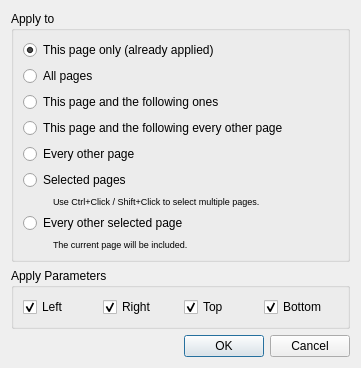
<?xml version="1.0" encoding="UTF-8"?>
<ui version="4.0">
 <class>page_layout::ApplyMarginsDialog</class>
 <widget class="QDialog" name="page_layout::ApplyMarginsDialog">
  <property name="windowModality">
   <enum>Qt::WindowModal</enum>
  </property>
  <property name="geometry">
   <rect>
    <x>0</x>
    <y>0</y>
    <width>361</width>
    <height>350</height>
   </rect>
  </property>
  <layout class="QVBoxLayout" name="verticalLayout_5">
   <item>
    <widget class="QGroupBox" name="groupBox_2">
     <property name="title">
      <string>Apply to</string>
     </property>
     <layout class="QVBoxLayout" name="verticalLayout_2">
      <item>
       <widget class="QRadioButton" name="thisPageRB">
        <property name="text">
         <string>This page only (already applied)</string>
        </property>
        <property name="checked">
         <bool>true</bool>
        </property>
       </widget>
      </item>
      <item>
       <widget class="QRadioButton" name="allPagesRB">
        <property name="text">
         <string>All pages</string>
        </property>
       </widget>
      </item>
      <item>
       <widget class="QRadioButton" name="thisPageAndFollowersRB">
        <property name="text">
         <string>This page and the following ones</string>
        </property>
       </widget>
      </item>
      <item>
       <widget class="QRadioButton" name="thisEveryOtherRB">
        <property name="text">
         <string extracomment="All odd or even pages, depending on the current page being odd or even.">This page and the following every other page</string>
        </property>
       </widget>
      </item>
      <item>
       <widget class="QRadioButton" name="everyOtherRB">
        <property name="text">
         <string extracomment="All odd or even pages, depending on the current page being odd or even.">Every other page</string>
        </property>
       </widget>
      </item>
      <item>
       <widget class="QRadioButton" name="selectedPagesRB">
        <property name="text">
         <string>Selected pages</string>
        </property>
       </widget>
      </item>
      <item>
       <layout class="QHBoxLayout" name="horizontalLayout_2">
        <item>
         <spacer name="horizontalSpacer_5">
          <property name="orientation">
           <enum>Qt::Horizontal</enum>
          </property>
          <property name="sizeType">
           <enum>QSizePolicy::Fixed</enum>
          </property>
          <property name="sizeHint" stdset="0">
           <size>
            <width>30</width>
            <height>0</height>
           </size>
          </property>
         </spacer>
        </item>
        <item>
         <widget class="QLabel" name="selectedPagesHint">
          <property name="font">
           <font>
            <pointsize>7</pointsize>
           </font>
          </property>
          <property name="text">
           <string>Use Ctrl+Click / Shift+Click to select multiple pages.</string>
          </property>
         </widget>
        </item>
       </layout>
      </item>
      <item>
       <widget class="QRadioButton" name="everyOtherSelectedRB">
        <property name="text">
         <string>Every other selected page</string>
        </property>
       </widget>
      </item>
      <item>
       <layout class="QHBoxLayout" name="horizontalLayout_5">
        <item>
         <spacer name="horizontalSpacer_6">
          <property name="orientation">
           <enum>Qt::Horizontal</enum>
          </property>
          <property name="sizeType">
           <enum>QSizePolicy::Fixed</enum>
          </property>
          <property name="sizeHint" stdset="0">
           <size>
            <width>30</width>
            <height>0</height>
           </size>
          </property>
         </spacer>
        </item>
        <item>
         <widget class="QLabel" name="everyOtherSelectedHint">
          <property name="font">
           <font>
            <pointsize>7</pointsize>
           </font>
          </property>
          <property name="text">
           <string>The current page will be included.</string>
          </property>
         </widget>
        </item>
       </layout>
      </item>
     </layout>
    </widget>
   </item>
   <item>
    <widget class="QGroupBox" name="marginsToApplyGroup">
     <property name="title">
      <string>Apply Parameters</string>
     </property>
     <layout class="QHBoxLayout" name="horizontalLayout_margins">
      <item>
       <widget class="QCheckBox" name="applyLeftCB">
        <property name="text">
         <string>Left</string>
        </property>
        <property name="checked">
         <bool>true</bool>
        </property>
       </widget>
      </item>
      <item>
       <widget class="QCheckBox" name="applyRightCB">
        <property name="text">
         <string>Right</string>
        </property>
        <property name="checked">
         <bool>true</bool>
        </property>
       </widget>
      </item>
      <item>
       <widget class="QCheckBox" name="applyTopCB">
        <property name="text">
         <string>Top</string>
        </property>
        <property name="checked">
         <bool>true</bool>
        </property>
       </widget>
      </item>
      <item>
       <widget class="QCheckBox" name="applyBottomCB">
        <property name="text">
         <string>Bottom</string>
        </property>
        <property name="checked">
         <bool>true</bool>
        </property>
       </widget>
      </item>
     </layout>
    </widget>
   </item>
   <item>
    <spacer name="verticalSpacer">
     <property name="orientation">
      <enum>Qt::Vertical</enum>
     </property>
     <property name="sizeHint" stdset="0">
      <size>
       <width>20</width>
       <height>0</height>
      </size>
     </property>
    </spacer>
   </item>
   <item>
    <widget class="QDialogButtonBox" name="buttonBox">
     <property name="orientation">
      <enum>Qt::Horizontal</enum>
     </property>
     <property name="standardButtons">
      <set>QDialogButtonBox::Cancel|QDialogButtonBox::Ok</set>
     </property>
    </widget>
   </item>
  </layout>
 </widget>
 <resources/>
 <connections>
  <connection>
   <sender>buttonBox</sender>
   <signal>rejected()</signal>
   <receiver>page_layout::ApplyMarginsDialog</receiver>
   <slot>reject()</slot>
  </connection>
 </connections>
</ui>
